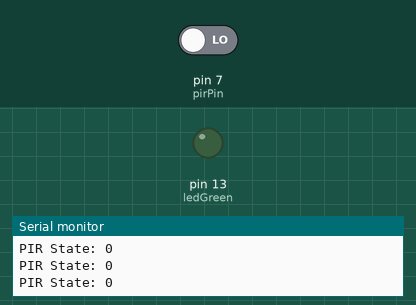
A sketch run on a simulated Arduino Uno, built with avr-gcc and run on an emulated ATmega328P. Shown: output pins drawn as LEDs (lit = HIGH), the last lines printed to the serial monitor. The test bench sets the inputs (shaded band); at power-on: pin 7 (pirPin) LOW.

Above: at 1.2 s.
1.3 s: pin 7 (pirPin) driven HIGH
At 1.9 s:
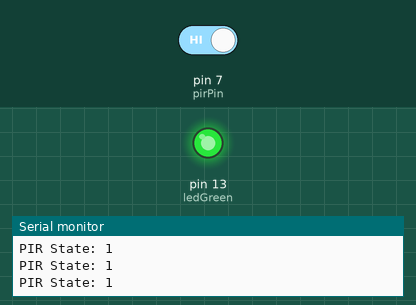
2.8 s: pin 7 (pirPin) driven LOW
At 3.1 s:
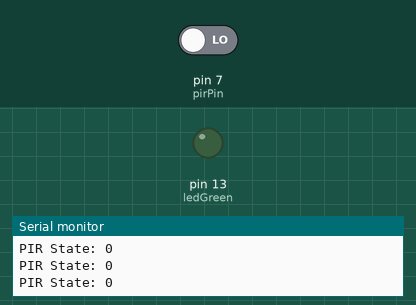
Timing chart, 0 to 5.8 s (numbered marks = the images above; inputs shaded):
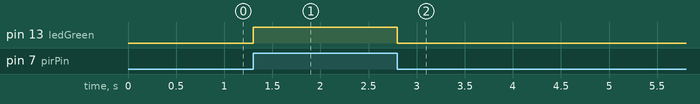

Measured:
- after the input at 1.3 s, pin 13 (ledGreen): LOW → HIGH at once
- after the input at 2.8 s, pin 13 (ledGreen): HIGH → LOW at once

The sketch:

PIR_Test3.ino
```cpp
int ledGreen = 13;                // choose the pin for the LED
int pirPin = 7;               // choose the input pin (for PIR sensor)
int pirState = 0;

void setup() {
  pinMode(ledGreen, OUTPUT);      // declare LED as output
  pinMode(pirPin, INPUT);     // declare sensor as input

  Serial.begin(9600);
}

void loop(){
  pirState = digitalRead(pirPin);  // read input pirStateue

  if (pirState == HIGH) {            // check if the input is HIGH
    digitalWrite(ledGreen, HIGH);  // turn LED ON

    Serial.print("PIR State: ");
    Serial.println(pirState);

  } else {
    digitalWrite(ledGreen, LOW); // turn LED OFF

      Serial.print("PIR State: ");
      Serial.println(pirState);

    }
  }
```
